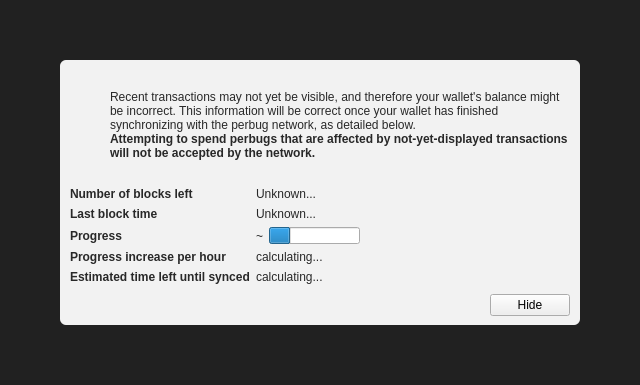
<?xml version="1.0" encoding="UTF-8"?>
<ui version="4.0">
 <class>ModalOverlay</class>
 <widget class="ModalOverlay" name="ModalOverlay">
  <property name="geometry">
   <rect>
    <x>0</x>
    <y>0</y>
    <width>640</width>
    <height>385</height>
   </rect>
  </property>
  <property name="windowTitle">
   <string>Form</string>
  </property>
  <layout class="QVBoxLayout" name="verticalLayout" stretch="0">
   <property name="sizeConstraint">
    <enum>QLayout::SetDefaultConstraint</enum>
   </property>
   <property name="leftMargin">
    <number>0</number>
   </property>
   <property name="topMargin">
    <number>0</number>
   </property>
   <property name="rightMargin">
    <number>0</number>
   </property>
   <property name="bottomMargin">
    <number>0</number>
   </property>
   <item>
    <widget class="QWidget" name="bgWidget" native="true">
     <property name="styleSheet">
      <string notr="true">#bgWidget { background: rgba(0,0,0,220); }</string>
     </property>
     <layout class="QVBoxLayout" name="verticalLayoutMain" stretch="1">
      <property name="leftMargin">
       <number>60</number>
      </property>
      <property name="topMargin">
       <number>60</number>
      </property>
      <property name="rightMargin">
       <number>60</number>
      </property>
      <property name="bottomMargin">
       <number>60</number>
      </property>
      <item>
       <widget class="QWidget" name="contentWidget" native="true">
        <property name="styleSheet">
         <string notr="true">#contentWidget { background: rgba(255,255,255,240); border-radius: 6px; }

QLabel { color: rgb(40,40,40);  }</string>
        </property>
        <layout class="QVBoxLayout" name="verticalLayoutSub" stretch="1,0,0,0">
         <property name="spacing">
          <number>0</number>
         </property>
         <property name="leftMargin">
          <number>10</number>
         </property>
         <property name="topMargin">
          <number>10</number>
         </property>
         <property name="rightMargin">
          <number>10</number>
         </property>
         <property name="bottomMargin">
          <number>10</number>
         </property>
         <item>
          <layout class="QHBoxLayout" name="horizontalLayoutIconText" stretch="0,1">
           <property name="topMargin">
            <number>20</number>
           </property>
           <item>
            <layout class="QVBoxLayout" name="verticalLayoutIcon">
             <property name="leftMargin">
              <number>0</number>
             </property>
             <item>
              <widget class="QPushButton" name="warningIcon">
               <property name="enabled">
                <bool>false</bool>
               </property>
               <property name="text">
                <string/>
               </property>
               <property name="icon">
                <iconset>
                 <normaloff>:/icons/warning</normaloff>
                 <disabledoff>:/icons/warning</disabledoff>:/icons/warning</iconset>
               </property>
               <property name="iconSize">
                <size>
                 <width>48</width>
                 <height>48</height>
                </size>
               </property>
               <property name="flat">
                <bool>true</bool>
               </property>
              </widget>
             </item>
             <item>
              <spacer name="verticalSpacerWarningIcon">
               <property name="orientation">
                <enum>Qt::Vertical</enum>
               </property>
               <property name="sizeHint" stdset="0">
                <size>
                 <width>20</width>
                 <height>40</height>
                </size>
               </property>
              </spacer>
             </item>
            </layout>
           </item>
           <item>
            <layout class="QVBoxLayout" name="verticalLayoutInfoText">
             <property name="leftMargin">
              <number>0</number>
             </property>
             <property name="topMargin">
              <number>0</number>
             </property>
             <item>
              <widget class="QLabel" name="infoText">
               <property name="text">
                <string>Recent transactions may not yet be visible, and therefore your wallet's balance might be incorrect. This information will be correct once your wallet has finished synchronizing with the perbug network, as detailed below.</string>
               </property>
               <property name="textFormat">
                <enum>Qt::RichText</enum>
               </property>
               <property name="wordWrap">
                <bool>true</bool>
               </property>
              </widget>
             </item>
             <item>
              <widget class="QLabel" name="infoTextStrong">
               <property name="font">
                <font>
                 <weight>75</weight>
                 <bold>true</bold>
                </font>
               </property>
               <property name="text">
                <string>Attempting to spend perbugs that are affected by not-yet-displayed transactions will not be accepted by the network.</string>
               </property>
               <property name="textFormat">
                <enum>Qt::RichText</enum>
               </property>
               <property name="wordWrap">
                <bool>true</bool>
               </property>
              </widget>
             </item>
             <item>
              <spacer name="verticalSpacerInTextSpace">
               <property name="orientation">
                <enum>Qt::Vertical</enum>
               </property>
               <property name="sizeHint" stdset="0">
                <size>
                 <width>20</width>
                 <height>40</height>
                </size>
               </property>
              </spacer>
             </item>
            </layout>
           </item>
          </layout>
         </item>
         <item>
          <spacer name="verticalSpacerAfterText">
           <property name="orientation">
            <enum>Qt::Vertical</enum>
           </property>
           <property name="sizeHint" stdset="0">
            <size>
             <width>20</width>
             <height>40</height>
            </size>
           </property>
          </spacer>
         </item>
         <item>
          <layout class="QFormLayout" name="formLayout">
           <property name="fieldGrowthPolicy">
            <enum>QFormLayout::FieldsStayAtSizeHint</enum>
           </property>
           <property name="horizontalSpacing">
            <number>6</number>
           </property>
           <property name="verticalSpacing">
            <number>6</number>
           </property>
           <property name="topMargin">
            <number>10</number>
           </property>
           <item row="0" column="0">
            <widget class="QLabel" name="labelNumberOfBlocksLeft">
             <property name="font">
              <font>
               <weight>75</weight>
               <bold>true</bold>
              </font>
             </property>
             <property name="text">
              <string>Number of blocks left</string>
             </property>
            </widget>
           </item>
           <item row="0" column="1">
            <widget class="QLabel" name="numberOfBlocksLeft">
             <property name="text">
              <string>Unknown...</string>
             </property>
            </widget>
           </item>
           <item row="1" column="0">
            <widget class="QLabel" name="labelLastBlockTime">
             <property name="font">
              <font>
               <weight>75</weight>
               <bold>true</bold>
              </font>
             </property>
             <property name="text">
              <string>Last block time</string>
             </property>
            </widget>
           </item>
           <item row="1" column="1">
            <widget class="QLabel" name="newestBlockDate">
             <property name="sizePolicy">
              <sizepolicy hsizetype="Maximum" vsizetype="Preferred">
               <horstretch>0</horstretch>
               <verstretch>0</verstretch>
              </sizepolicy>
             </property>
             <property name="text">
              <string>Unknown...</string>
             </property>
            </widget>
           </item>
           <item row="2" column="0">
            <widget class="QLabel" name="labelSyncDone">
             <property name="font">
              <font>
               <weight>75</weight>
               <bold>true</bold>
              </font>
             </property>
             <property name="text">
              <string>Progress</string>
             </property>
            </widget>
           </item>
           <item row="2" column="1">
            <layout class="QHBoxLayout" name="horizontalLayoutSync" stretch="0,1">
             <item>
              <widget class="QLabel" name="percentageProgress">
               <property name="text">
                <string notr="true">~</string>
               </property>
              </widget>
             </item>
             <item>
              <widget class="QProgressBar" name="progressBar">
               <property name="value">
                <number>24</number>
               </property>
               <property name="format">
                <string/>
               </property>
              </widget>
             </item>
            </layout>
           </item>
           <item row="4" column="0">
            <widget class="QLabel" name="labelProgressIncrease">
             <property name="font">
              <font>
               <weight>75</weight>
               <bold>true</bold>
              </font>
             </property>
             <property name="text">
              <string>Progress increase per hour</string>
             </property>
            </widget>
           </item>
           <item row="4" column="1">
            <widget class="QLabel" name="progressIncreasePerH">
             <property name="text">
              <string>calculating...</string>
             </property>
            </widget>
           </item>
           <item row="5" column="0">
            <widget class="QLabel" name="labelEstimatedTimeLeft">
             <property name="font">
              <font>
               <weight>75</weight>
               <bold>true</bold>
              </font>
             </property>
             <property name="text">
              <string>Estimated time left until synced</string>
             </property>
            </widget>
           </item>
           <item row="5" column="1">
            <widget class="QLabel" name="expectedTimeLeft">
             <property name="text">
              <string>calculating...</string>
             </property>
            </widget>
           </item>
          </layout>
         </item>
         <item>
          <layout class="QHBoxLayout" name="horizontalLayoutButtons">
           <property name="leftMargin">
            <number>10</number>
           </property>
           <property name="topMargin">
            <number>10</number>
           </property>
           <item>
            <spacer name="horizontalSpacer">
             <property name="orientation">
              <enum>Qt::Horizontal</enum>
             </property>
             <property name="sizeHint" stdset="0">
              <size>
               <width>40</width>
               <height>20</height>
              </size>
             </property>
            </spacer>
           </item>
           <item>
            <widget class="QPushButton" name="closeButton">
             <property name="text">
              <string>Hide</string>
             </property>
            </widget>
           </item>
          </layout>
         </item>
        </layout>
       </widget>
      </item>
     </layout>
    </widget>
   </item>
  </layout>
 </widget>
 <customwidgets>
  <customwidget>
   <class>ModalOverlay</class>
   <extends>QWidget</extends>
   <header>modaloverlay.h</header>
   <container>1</container>
  </customwidget>
 </customwidgets>
 <resources/>
 <connections/>
</ui>
